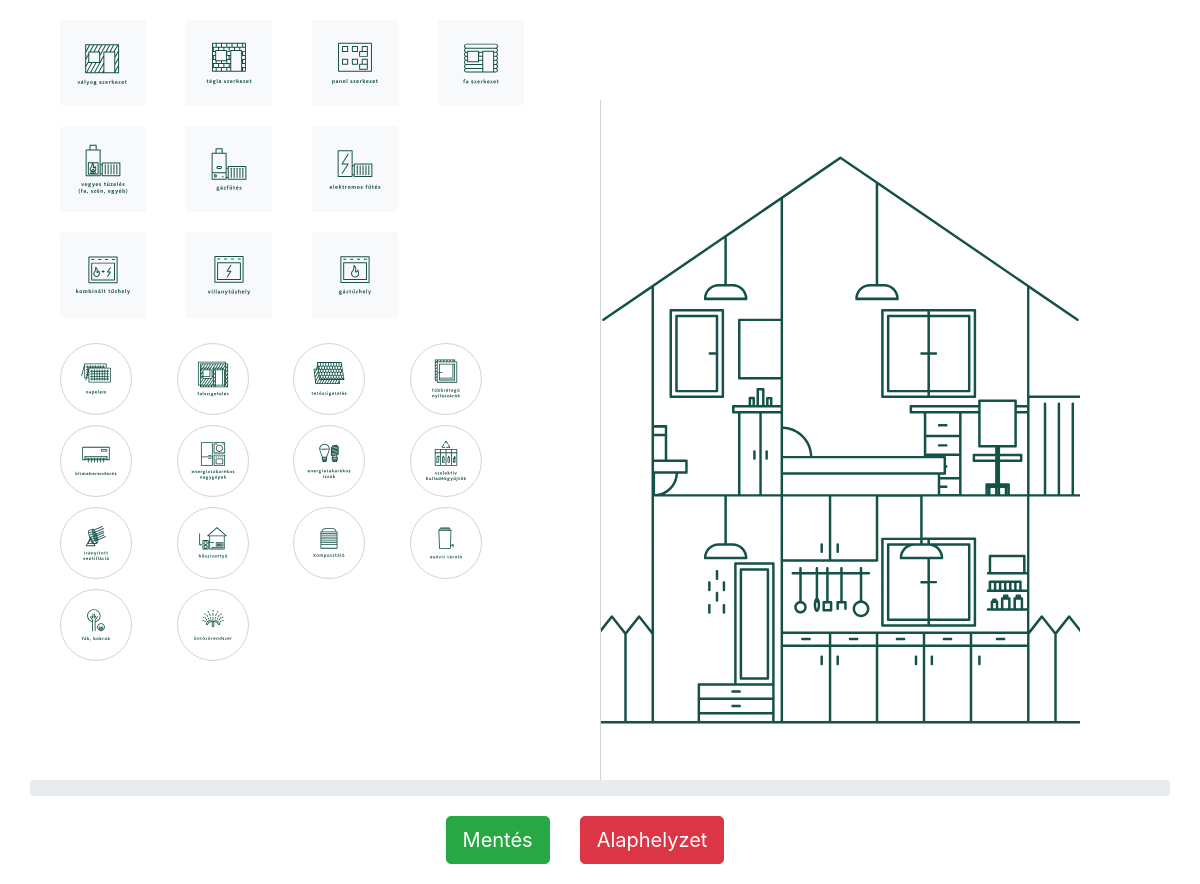
The app's page /, older data.
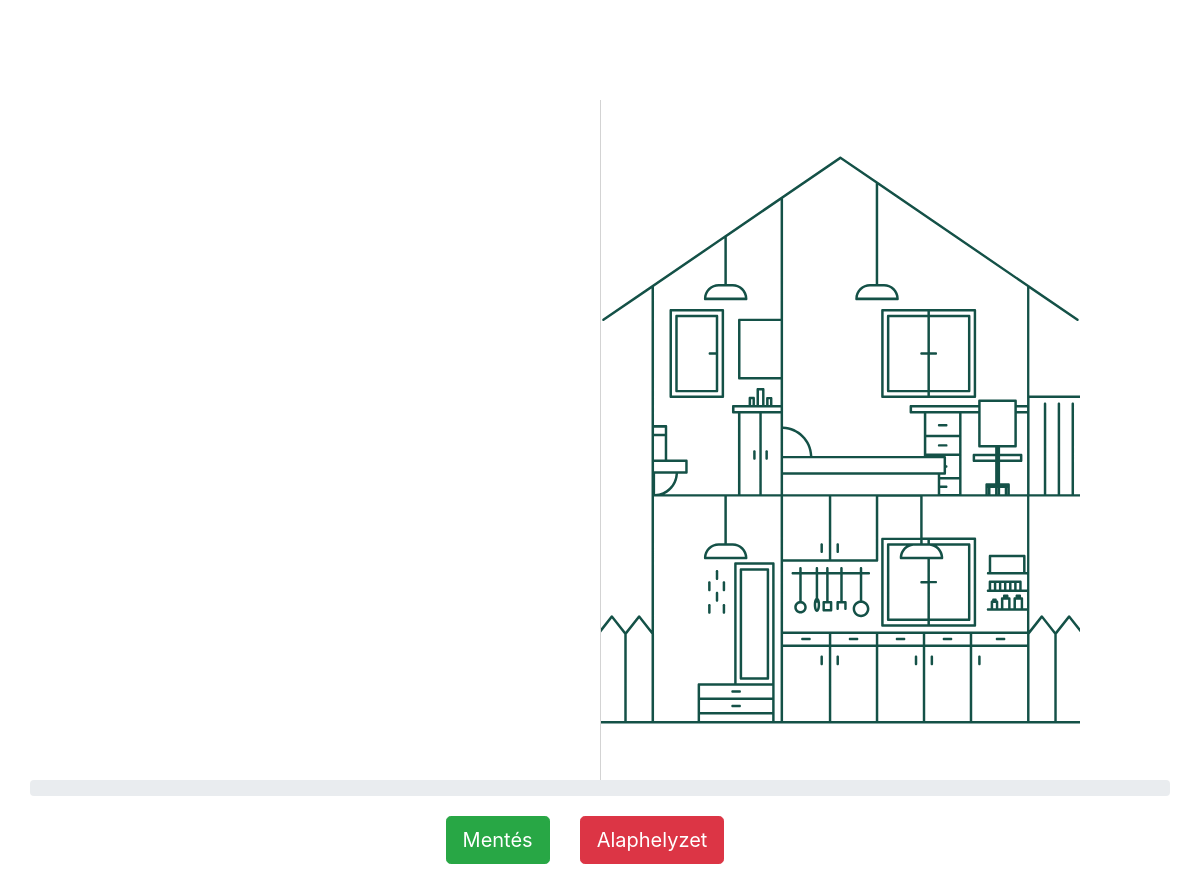
The same page, newer data.
### tables this page shows
CREATE TABLE `house_type` (
  `id` int(11) NOT NULL,
  `name` varchar(45) NOT NULL,
  `green_index` float NOT NULL,
  `icon` varchar(255) DEFAULT NULL
);

CREATE TABLE `heating_type` (
  `id` int(11) NOT NULL,
  `name` varchar(45) NOT NULL,
  `green_index` float NOT NULL,
  `icon` varchar(255) DEFAULT NULL
);

CREATE TABLE `cooker_type` (
  `id` int(11) NOT NULL,
  `name` varchar(45) NOT NULL,
  `green_index` float NOT NULL,
  `icon` varchar(255) DEFAULT NULL
);

CREATE TABLE `house_option` (
  `id` int(11) NOT NULL,
  `name` varchar(255) NOT NULL,
  `green_index` float NOT NULL,
  `icon` varchar(255) DEFAULT NULL
);

### Database.php (called while the page is built, shortened)
<?php
class Database {
    private $host, $database, $username, $password, $connection;
    public function __construct($host = "localhost", $username = "root", $password = "", $database = "Deszk") {
        $this->host = $host;
        $this->database = $database;
        $this->username = $username;
        $this->password = $password;
    }
    private function open() {
        $this->connection = new mysqli($this->host, $this->username, $this->password, $this->database);
    }
    public function query($query) {
        return $this->connection->query($query);
    }
}

### Model.php (called while the page is built, shortened)
<?php
require 'Database.php';
class Model
{
    private $connection;
    public function __construct()
    {
        $this->connection = new Database;
        $this->connection->query("SET NAMES 'utf8'");
    }
    public function getHouseOptions()
    {
        $query = 'SELECT * FROM `house_option`';
        $result = $this->connection->query($query);
        return $result;
    }
    public function getCookerTypes()
    {
        $query = 'SELECT * FROM `cooker_type`';
        $result = $this->connection->query($query);
        return $result;
    }
    public function getHeatingTypes()
    {
        $query = 'SELECT * FROM `heating_type`';
        $result = $this->connection->query($query);
        return $result;
    }
    public function getHouseTypes()
    {
        $query = 'SELECT * FROM `house_type`';
        $result = $this->connection->query($query);
        return $result;
    }
}

### Controller.php (called while the page is built, shortened)
<?php
require 'Model.php';
class Controller {
    public function getHouseOptions()
    {
        $model = new Model;
        $result = $model->getHouseOptions();
        return $this->toArray($result);
    }
    private function toArray($result)
    {
        $rows = [];
        while($row = mysqli_fetch_array($result))
        {
            $rows[] = $row;
        }
        return $rows;
    }
    public function getHouseTypes()
    {
        $model = new Model;
        $result = $model->getHouseTypes();
        return $this->toArray($result);
    }
    public function getCookerTypes()
    {
        $model = new Model;
        $result = $model->getCookerTypes();
        return $this->toArray($result);
    }
    public function getHeatingTypes()
    {
        $model = new Model;
        $result = $model->getHeatingTypes();
        return $this->toArray($result);
    }
}

### index.php (the view, shortened to what the changed rows need)
<?php
  require 'Controller.php';
  $controller = new Controller;
  $houseOptions = $controller->getHouseOptions();
  $houseTypes = $controller->getHouseTypes();
  $heatingTypes = $controller->getHeatingTypes();
  $cookerTypes = $controller->getCookerTypes();
?>
<!DOCTYPE html>
<html lang="en">
<head>
    <link rel="stylesheet" href="https://stackpath.bootstrapcdn.com/bootstrap/4.5.2/css/bootstrap.min.css">
    <link rel="stylesheet" href="css/style.css">
</head>
<body>
    <div class="boxes">
        <section id="drag">
        <div class="radioBtns" id="wallTypes">
            <div class="btn-group btn-group-toggle" data-toggle="buttons">
              <?php
              foreach($houseTypes as $houseType) :
              ?>
                <label class="btn btn-light">
                  <span class="wall-item">
                  <?php echo $houseType['icon'] ? '<img src="svg/' . $houseType['icon'] . '.svg"/>' : ''; ?>
                  </span>
                </label>
              <?php
              endforeach;
              ?>
            </div>
          </div>
          <div class="radioBtns" id="heatingTypes">
            <div class="btn-group btn-group-toggle" data-toggle="buttons">
              <?php
              foreach($heatingTypes as $heatingType) :
              ?>
                <label class="btn btn-light">
                  <span class="heating-item">
                  <?php echo $heatingType['icon'] ? '<img src="svg/' . $heatingType['icon'] . '.svg"/>' : ''; ?>
                </span>
              </label>
              <?php
              endforeach;
              ?>
            </div>
          </div>
          <div class="radioBtns" id="cookerTypes">
            <div class="btn-group btn-group-toggle" data-toggle="buttons">
              <?php
              foreach($cookerTypes as $cookerType) :
                ?>
                <label class="btn btn-light">
                  <span class="cooker-item">
                    <?php echo $cookerType['icon'] ? '<img src="svg/' . $cookerType['icon'] . '.svg"/>' : ''; ?>
                  </span>
                </label>
              <?php
              endforeach;
              ?>
            </div>
          </div>
          <div id="options">
          <?php
          foreach($houseOptions as $option) :
          ?>
            <div class="houseOption" data-option-id="<?php echo $option['id']; ?>" data-green-index="<?php echo $option['green_index']; ?>" draggable="true">
            <?php echo $option['icon'] ? '<img src="svg/' . $option['icon'] . '.svg"/>' : '' ?>
            </div>
          <?php
          endforeach;
          ?>
          </div>
        </section>
      </div>
</body>
</html>

Row changes from the older to the newer data that the page shows:
removed house_type: icon (picture)
removed house_type: icon (picture)
removed house_type: icon (picture)
removed house_type: icon (picture)
removed heating_type: icon (picture)
removed heating_type: icon (picture)
removed heating_type: icon (picture)
removed cooker_type: icon (picture)
removed cooker_type: icon (picture)
removed cooker_type: icon (picture)
removed house_option: icon (picture)
removed house_option: icon (picture)
removed house_option: icon (picture)
removed house_option: icon (picture)
removed house_option: icon (picture)
removed house_option: icon (picture)
removed house_option: icon (picture)
removed house_option: icon (picture)
removed house_option: icon (picture)
removed house_option: icon (picture)
removed house_option: icon (picture)
removed house_option: icon (picture)
removed house_option: icon (picture)
removed house_option: icon (picture)
